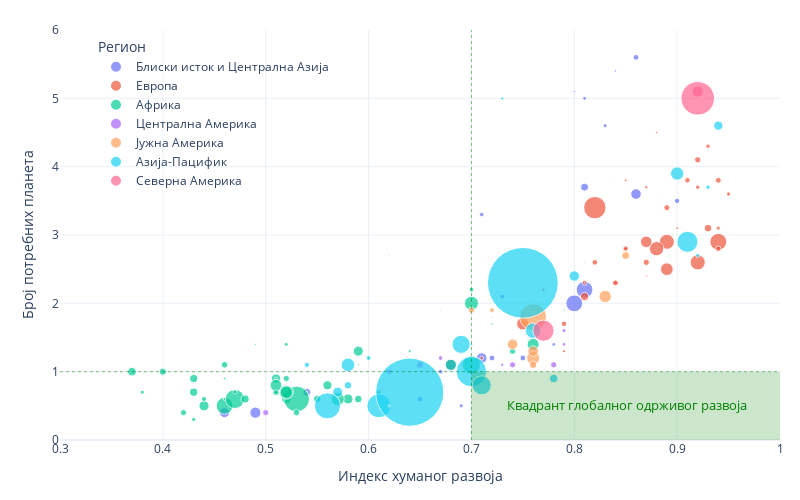

Notebook source saved alongside this figure:
### Markdown cell above
Одрживи развој подразумева развој друштва у коме се људске потребе задовољавају расположивим природним ресурсима. Тиме се осигурава дугорочно постојање људског друштва уз очување животне средине и биокапацитета планете. Према проценама организације чије податке користимо у овом одељку, човечанству су уз садашњу потрошњу биокапацитета потребне 1,73 планете Земље. То значи да трошимо природне ресурсе готово дупло брже него што природа успева да их обнови. У последњем примеру приказаћемо повезаност индекса хуманог развоја и броја потребних Земаља како бисмо утврдили које државе су успешније, а које мање успешне у остваривању циљева одрживог развоја. Овога пута ћемо употребити посебну врсту дијаграма распршења у коме се, уз вредности две варијабле на осама, приказује и трећа варијабле као величина круга. Због тога је овај графикон познат и као *мехурасти дијаграм* (енгл. *bubble chart*). U našem primeru, veličinu krugova ćemo definisati na osnovu broja stanovnika svake države, tj. varijable *Population (mil)*.

### Code cell
import plotly.express as px

otisakHDI.replace({'EU-28': 'Европа', 
                     'Other Europe': 'Европа',
                     'Africa': 'Африка',
                     'Asia-Pacific': 'Азија-Пацифик',
                     'North America': 'Северна Америка',
                     'South America': 'Јужна Америка',
                     'Middle East/Central Asia': 'Блиски исток и Централна Азија',
                     'Central America/Caribbean': 'Централна Америка'
                    }, inplace=True)

graf = px.scatter(otisakHDI, x='HDI', y='Number of Earths required',
                    size='Population (mil)', size_max=50,
                    color='Region', hover_name='Country',
                    template='plotly_white', width=800, height=500,
                    range_x=[0.3,1], range_y=[0,6]
                   )

graf.add_hline(y=1, line_width=0.5, line_dash='dot', line_color='green') # Референтна вредност за број планета
graf.add_vline(x=0.7, line_width=0.5, line_dash='dot', line_color='green') # Референтна вредност високох индекса хуманог развоја
graf.add_hrect(y0=0, y1=1, x0=(0.7-0.3)/0.7, x1=1, line_width=0, fillcolor='green', opacity=0.2) # Квадрант одрживог развоја

graf.update_layout(margin=dict(l=60, r=20, t=30, b=60), 
                   legend=dict(title='Регион', y=0.99, x=0.05, bgcolor='rgba(0,0,0,0)'),
                   xaxis_title='Индекс хуманог развоја', yaxis_title='Број потребних планета'
                  )

graf.add_annotation(dict(font=dict(color='green',size=13),
                         x=0.97, y=0.35, xanchor='right', yanchor='bottom',
                         showarrow=False, text='Квадрант глобалног одрживог развоја'
                        )
                   )

graf.show()

### Figure 1 — Plotly figure (JSON) as saved in the notebook; plotly's stock layout.template omitted (floating-point values rounded to 4 significant figures)
{"data": [{"hovertemplate": "<b>%{hovertext}</b><br><br>Region=Блиски исток и Централна Азија<br>HDI=%{x}<br>Number of Earths required=%{y}<br>Population (mil)=%{marker.size}<extra></extra>", "hovertext": ["Afghanistan", "Armenia", "Azerbaijan", "Bahrain", "Georgia", "Iran, Islamic Republic of", "Iraq", "Israel", "Jordan", "Kazakhstan", "Kuwait", "Kyrgyzstan", "Lebanon", "Oman", "Qatar", "Saudi Arabia", "State of Palestine", "Syrian Arab Republic", "Tajikistan", "Turkey", "Turkmenistan", "United Arab Emirates", "Uzbekistan", "Yemen"], "legendgroup": "Блиски исток и Централна Азија", "marker": {"color": "#636efa", "size": [35.5, 2.9, 9.8, 1.5, 3.9, 81.2, 38.3, 8.3, 9.7, 18.2, 4.1, 6, 6.1, 4.6, 2.6, 32.9, 4.9, 18.3, 8.9, 80.7, 5.8, 9.4, 31.9, 28.3], "sizemode": "area", "sizeref": 0.5764, "symbol": "circle"}, "mode": "markers", "name": "Блиски исток и Централна Азија", "orientation": "v", "showlegend": true, "type": "scatter", "x": [0.49, 0.76, 0.75, 0.84, 0.78, 0.8, 0.68, 0.9, 0.72, 0.81, 0.81, 0.67, 0.73, 0.83, 0.85, 0.86, 0.69, 0.54, 0.65, 0.81, 0.71, 0.86, 0.71, 0.46], "xaxis": "x", "y": [0.4, 1.1, 1.2, 5.4, 1.4, 2, 1.1, 3.5, 1.2, 3.7, 5, 1, 2.1, 4.6, 9.2, 3.6, 0.5, 0.7, 0.6, 2.2, 3.3, 5.6, 1.2, 0.4], "yaxis": "y"}, {"hovertemplate": "<b>%{hovertext}</b><br><br>Region=Европа<br>HDI=%{x}<br>Number of Earths required=%{y}<br>Population (mil)=%{marker.size}<extra></extra>", "hovertext": ["Albania", "Austria", "Belarus", "Belgium", "Bosnia and Herzegovina", "Bulgaria", "Croatia", "Cyprus", "Czech Republic", "Denmark", "Estonia", "Finland", "France", "Germany", "Greece", "Hungary", "Ireland", "Italy", "Latvia", "Lithuania", "Luxembourg", "Malta", "Montenegro", "Netherlands", "Norway", "Poland", "Portugal", "Republic of Moldova", "Republic of North Macedonia", "Romania", "Russian Federation", "Serbia", "Slovakia", "Slovenia", "Spain", "Sweden", "Switzerland", "Ukraine", "United Kingdom"], "legendgroup": "Европа", "marker": {"color": "#EF553B", "size": [2.9, 8.7, 9.5, 11.4, 3.5, 7.1, 4.2, 1.2, 10.6, 5.7, 1.3, 5.5, 65, 82.1, 11.2, 9.7, 4.8, 59.4, 2, 2.9, 0.6, 0.4, 0.6, 17, 5.3, 38.2, 10.3, 4.1, 2.1, 19.7, 144, 8.8, 5.4, 2.1, 46.4, 9.9, 8.5, 44.2, 66.2], "sizemode": "area", "sizeref": 0.5764, "symbol": "circle"}, "mode": "markers", "name": "Европа", "orientation": "v", "showlegend": true, "type": "scatter", "x": [0.79, 0.91, 0.82, 0.92, 0.77, 0.81, 0.84, 0.87, 0.89, 0.93, 0.88, 0.92, 0.89, 0.94, 0.87, 0.84, 0.94, 0.88, 0.85, 0.87, 0.91, 0.88, 0.81, 0.93, 0.95, 0.87, 0.85, 0.71, 0.76, 0.81, 0.82, 0.79, 0.85, 0.9, 0.89, 0.94, 0.94, 0.75, 0.92], "xaxis": "x", "y": [1.3, 3.8, 2.6, 4.1, 2.2, 2.3, 2.3, 2.4, 3.4, 4.3, 4.5, 3.7, 2.9, 2.9, 2.6, 2.3, 3.1, 2.8, 3.8, 3.7, 8, 3.6, 2.6, 3.1, 3.6, 2.9, 2.8, 1.2, 1.9, 2.1, 3.4, 1.7, 2.8, 3.1, 2.5, 3.8, 2.8, 1.7, 2.6], "yaxis": "y"}, {"hovertemplate": "<b>%{hovertext}</b><br><br>Region=Африка<br>HDI=%{x}<br>Number of Earths required=%{y}<br>Population (mil)=%{marker.size}<extra></extra>", "hovertext": ["Algeria", "Angola", "Benin", "Botswana", "Burkina Faso", "Burundi", "Cabo Verde", "Cameroon", "Central African Republic", "Chad", "Comoros", "Congo", "Congo, Democratic Republic of", "Côte d'Ivoire", "Djibouti", "Egypt", "Equatorial Guinea", "Eritrea", "Eswatini", "Ethiopia", "Gabon", "Gambia", "Ghana", "Guinea", "Guinea-Bissau", "Kenya", "Lesotho", "Liberia", "Libyan Arab Jamahiriya", "Madagascar", "Malawi", "Mali", "Mauritania", "Mauritius", "Morocco", "Mozambique", "Namibia", "Niger", "Nigeria", "Rwanda", "Sao Tome and Principe", "Senegal", "Sierra Leone", "South Africa", "Sudan", "Tanzania, United Republic of", "Togo", "Tunisia", "Uganda", "Zambia", "Zimbabwe"], "legendgroup": "Африка", "marker": {"color": "#00cc96", "size": [41.3, 29.8, 11.2, 2.3, 19.2, 10.9, 0.5, 24.1, 4.7, 14.9, 0.8, 5.3, 81.3, 24.3, 1, 97.6, 1.3, 5.1, 1.4, 105, 2, 2.1, 28.8, 12.7, 1.9, 49.7, 2.2, 4.7, 6.4, 25.6, 18.6, 18.5, 4.4, 1.3, 35.7, 29.7, 2.5, 21.5, 190.9, 12.2, 0.2, 15.9, 7.6, 56.7, 40.5, 57.3, 7.8, 11.5, 42.9, 17.1, 16.5], "sizemode": "area", "sizeref": 0.5764, "symbol": "circle"}, "mode": "markers", "name": "Африка", "orientation": "v", "showlegend": true, "type": "scatter", "x": [0.76, 0.58, 0.52, 0.72, 0.43, 0.42, 0.65, 0.56, 0.38, 0.4, 0.54, 0.61, 0.46, 0.51, 0.49, 0.7, 0.59, 0.43, 0.6, 0.47, 0.7, 0.46, 0.59, 0.46, 0.46, 0.57, 0.51, 0.47, 0.7, 0.52, 0.48, 0.43, 0.52, 0.79, 0.68, 0.44, 0.64, 0.37, 0.53, 0.53, 0.6, 0.51, 0.44, 0.7, 0.51, 0.52, 0.51, 0.74, 0.52, 0.59, 0.55], "xaxis": "x", "y": [1.4, 0.6, 0.9, 1.7, 0.7, 0.4, 1.1, 0.8, 0.7, 1, 0.7, 0.7, 0.5, 0.9, 1.4, 1.1, 1.1, 0.3, 1.2, 0.6, 1.4, 0.6, 1.3, 1.1, 0.9, 0.6, 0.9, 0.7, 2.2, 0.6, 0.6, 0.9, 1.4, 1.9, 1.1, 0.5, 1.3, 1, 0.6, 0.4, 1, 0.7, 0.6, 2, 0.8, 0.7, 0.7, 1.3, 0.7, 0.6, 0.6], "yaxis": "y"}, {"hovertemplate": "<b>%{hovertext}</b><br><br>Region=Централна Америка<br>HDI=%{x}<br>Number of Earths required=%{y}<br>Population (mil)=%{marker.size}<extra></extra>", "hovertext": ["Antigua and Barbuda", "Bahamas", "Barbados", "Costa Rica", "Cuba", "Dominica", "Dominican Republic", "El Salvador", "Grenada", "Guatemala", "Haiti", "Honduras", "Jamaica", "Nicaragua", "Panama", "Saint Lucia", "Trinidad and Tobago"], "legendgroup": "Централна Америка", "marker": {"color": "#ab63fa", "size": [0.1, 0.4, 0.3, 4.9, 11.5, 0.1, 10.8, 6.4, 0.1, 16.9, 11, 9.3, 2.9, 6.2, 4.1, 0.2, 1.4], "sizemode": "area", "sizeref": 0.5764, "symbol": "circle"}, "mode": "markers", "name": "Централна Америка", "orientation": "v", "showlegend": true, "type": "scatter", "x": [0.77, 0.8, 0.81, 0.79, 0.78, 0.72, 0.74, 0.67, 0.76, 0.65, 0.5, 0.62, 0.73, 0.65, 0.79, 0.74, 0.8], "xaxis": "x", "y": [2.7, 2.3, 2.3, 1.6, 1.1, 1.4, 1.1, 1.2, 1.7, 1.1, 0.4, 1, 1.1, 1.1, 1.4, 1.6, 5.1], "yaxis": "y"}, {"hovertemplate": "<b>%{hovertext}</b><br><br>Region=Јужна Америка<br>HDI=%{x}<br>Number of Earths required=%{y}<br>Population (mil)=%{marker.size}<extra></extra>", "hovertext": ["Argentina", "Bolivia", "Brazil", "Chile", "Colombia", "Ecuador", "Guyana", "Paraguay", "Peru", "Suriname", "Venezuela, Bolivarian Republic of"], "legendgroup": "Јужна Америка", "marker": {"color": "#FFA15A", "size": [44.3, 11.1, 209.3, 18.1, 49.1, 16.6, 0.8, 6.8, 32.2, 0.6, 32], "sizemode": "area", "sizeref": 0.5764, "symbol": "circle"}, "mode": "markers", "name": "Јужна Америка", "orientation": "v", "showlegend": true, "type": "scatter", "x": [0.83, 0.7, 0.76, 0.85, 0.76, 0.76, 0.67, 0.72, 0.76, 0.72, 0.74], "xaxis": "x", "y": [2.1, 1.9, 1.8, 2.7, 1.2, 1.1, 1.9, 1.9, 1.3, 1.7, 1.4], "yaxis": "y"}, {"hovertemplate": "<b>%{hovertext}</b><br><br>Region=Азија-Пацифик<br>HDI=%{x}<br>Number of Earths required=%{y}<br>Population (mil)=%{marker.size}<extra></extra>", "hovertext": ["Australia", "Bangladesh", "Bhutan", "Brunei Darussalam", "Cambodia", "China", "Fiji", "India", "Indonesia", "Japan", "Korea, Republic of", "Lao People's Democratic Republic", "Malaysia", "Mongolia", "Myanmar", "Nepal", "New Zealand", "Pakistan", "Papua New Guinea", "Philippines", "Samoa", "Singapore", "Sri Lanka", "Thailand", "Timor-Leste", "Tonga", "Viet Nam"], "legendgroup": "Азија-Пацифик", "marker": {"color": "#19d3f3", "size": [24.5, 164.7, 0.8, 0.4, 16, 1441.0, 0.9, 1339.0, 264, 127.5, 51, 6.9, 31.6, 3.1, 53.4, 29.3, 4.7, 197, 8.3, 104.9, 0.2, 5.7, 20.9, 69, 1.3, 0.1, 95.5], "sizemode": "area", "sizeref": 0.5764, "symbol": "circle"}, "mode": "markers", "name": "Азија-Пацифик", "orientation": "v", "showlegend": true, "type": "scatter", "x": [0.94, 0.61, 0.62, 0.84, 0.58, 0.75, 0.72, 0.64, 0.7, 0.91, 0.9, 0.6, 0.8, 0.73, 0.58, 0.57, 0.92, 0.56, 0.54, 0.71, 0.71, 0.93, 0.78, 0.76, 0.62, 0.72, 0.69], "xaxis": "x", "y": [4.6, 0.5, 2.7, 3.8, 0.8, 2.3, 1.8, 0.7, 1, 2.9, 3.9, 1.2, 2.4, 5, 1.1, 0.7, 2.7, 0.5, 1.1, 0.8, 1.6, 3.7, 0.9, 1.6, 0.5, 2, 1.4], "yaxis": "y"}, {"hovertemplate": "<b>%{hovertext}</b><br><br>Region=Северна Америка<br>HDI=%{x}<br>Number of Earths required=%{y}<br>Population (mil)=%{marker.size}<extra></extra>", "hovertext": ["Canada", "Mexico", "United States of America"], "legendgroup": "Северна Америка", "marker": {"color": "#FF6692", "size": [36.6, 129.2, 324.5], "sizemode": "area", "sizeref": 0.5764, "symbol": "circle"}, "mode": "markers", "name": "Северна Америка", "orientation": "v", "showlegend": true, "type": "scatter", "x": [0.92, 0.77, 0.92], "xaxis": "x", "y": [5.1, 1.6, 5], "yaxis": "y"}], "layout": {"annotations": [{"font": {"color": "green", "size": 13}, "showarrow": false, "text": "Квадрант глобалног одрживог развоја", "x": 0.97, "xanchor": "right", "y": 0.35, "yanchor": "bottom"}], "height": 500, "legend": {"bgcolor": "rgba(0,0,0,0)", "itemsizing": "constant", "title": {"text": "Регион"}, "tracegroupgap": 0, "x": 0.05, "y": 0.99}, "margin": {"b": 60, "l": 60, "r": 20, "t": 30}, "shapes": [{"line": {"color": "green", "dash": "dot", "width": 0.5}, "type": "line", "x0": 0, "x1": 1, "xref": "x domain", "y0": 1, "y1": 1, "yref": "y"}, {"line": {"color": "green", "dash": "dot", "width": 0.5}, "type": "line", "x0": 0.7, "x1": 0.7, "xref": "x", "y0": 0, "y1": 1, "yref": "y domain"}, {"fillcolor": "green", "line": {"width": 0}, "opacity": 0.2, "type": "rect", "x0": 0.5714, "x1": 1, "xref": "x domain", "y0": 0, "y1": 1, "yref": "y"}], "width": 800, "xaxis": {"anchor": "y", "domain": [0, 1], "range": [0.3, 1], "title": {"text": "Индекс хуманог развоја"}}, "yaxis": {"anchor": "x", "domain": [0, 1], "range": [0, 6], "title": {"text": "Број потребних планета"}}}}
